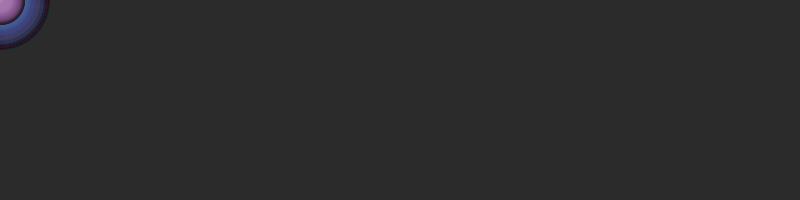
Frame 1 (no input)
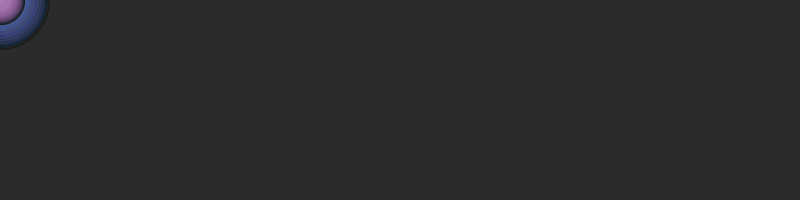
Frame 60 (the mouse pressed at the canvas centre just before this capture)
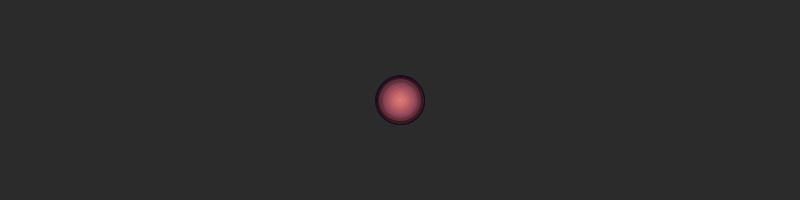
Frame 120 (the mouse held since frame 60 and released just before this capture)

The Processing sketch that drew these frames (run headless with seeded random() and noise(); from frame 60 on, the mouse is pressed at the canvas centre):

// Processing sketch: processing_133171
// ── processing_133171.pde

int [] xpos= new int [50];// there are 50 total values but the values range from 0-49
int [] ypos = new int [50];

void setup(){
  size (800,200);
  smooth();

for (int i=0; i<xpos.length; i++){
  xpos[i] = 0;// fills the array as a null set initially so that it can be updated. If something needed to happen right away there would need to be an initialization here calling the array to complete a task. Not neccessary in this circumstance.

ypos [i] =0;
 }
}

void draw(){
  background (43,43,43);
    
for (int i=0; i<xpos.length-1;i++){
  xpos [i] = xpos [i+1];
  ypos [i] = ypos [i+1];
}
 
      xpos[xpos.length-1]=mouseX; /* to affect a specific spot within the array list you can call the length command and then substract '1' to begin speaking about an integer in the array. Meaning, the computer knows the length = 50 and the value index of each integer in the array (a number betwee 0-40). So to affect the last integer of the set you assign it as the length (50)-1 = 49 and do something to number 49 by an initialization. */

ypos[ypos.length-1]=mouseY;

for (int i=0; i<xpos.length; i++){
  stroke(random(43), random(43), random(43));
  fill (#ffffff-i*900,10);// 
  ellipse (xpos[i], ypos [i], i,i); // /*draw an ellipse for each element in the arrays. color and size are tied to the loops counter */
fill (#6483e7-(xpos[i]),10);
  //rect (xpos[i], ypos [i], i,i); // 
  ellipse (xpos[i]*3, ypos [i], i*2,i*2);   /*blue ellipse that turns and runs away when the pink ellipse turns towards it*/
 }
}
